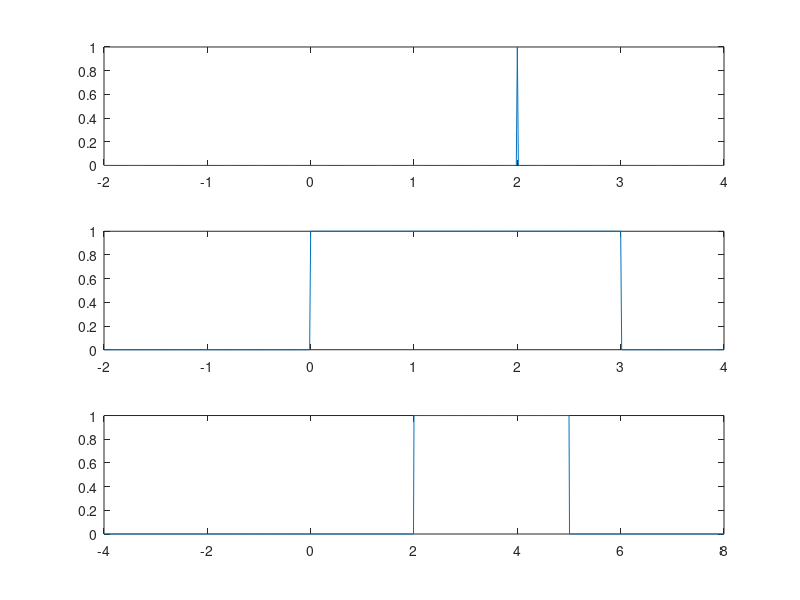

Here is the MATLAB script that generated this plot:
clc;
close all;
clear all;
t=-2:0.01:4;
h=(t==2); % impulse at t=2
x=(t>=0 & t<=3); % pulse of duration 3 seconds
y=convn(x,h);
t1=2*min(t):0.01:2*max(t);
subplot(311);
plot(t,h);
subplot(312);
plot(t,x);
subplot(313);
plot(t1,y);